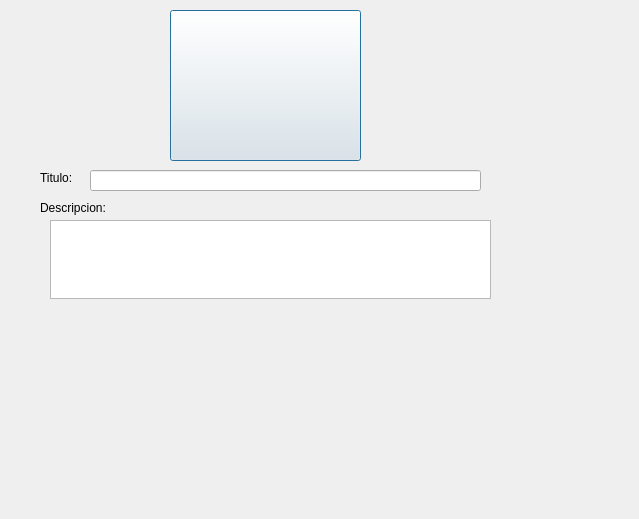
<?xml version="1.0" encoding="UTF-8"?>
<ui version="4.0">
 <class>IPremPelis</class>
 <widget class="QDialog" name="IPremPelis">
  <property name="geometry">
   <rect>
    <x>0</x>
    <y>0</y>
    <width>639</width>
    <height>519</height>
   </rect>
  </property>
  <property name="windowTitle">
   <string>Dialog</string>
  </property>
  <widget class="QPushButton" name="foto">
   <property name="geometry">
    <rect>
     <x>170</x>
     <y>10</y>
     <width>191</width>
     <height>151</height>
    </rect>
   </property>
   <property name="text">
    <string/>
   </property>
  </widget>
  <widget class="QLabel" name="label">
   <property name="geometry">
    <rect>
     <x>40</x>
     <y>170</y>
     <width>59</width>
     <height>16</height>
    </rect>
   </property>
   <property name="text">
    <string>Titulo:</string>
   </property>
  </widget>
  <widget class="QLineEdit" name="lineEdit">
   <property name="geometry">
    <rect>
     <x>90</x>
     <y>170</y>
     <width>391</width>
     <height>21</height>
    </rect>
   </property>
  </widget>
  <widget class="QLabel" name="label_2">
   <property name="geometry">
    <rect>
     <x>40</x>
     <y>200</y>
     <width>91</width>
     <height>16</height>
    </rect>
   </property>
   <property name="text">
    <string>Descripcion:</string>
   </property>
  </widget>
  <widget class="QTextEdit" name="textEdit">
   <property name="geometry">
    <rect>
     <x>50</x>
     <y>220</y>
     <width>441</width>
     <height>79</height>
    </rect>
   </property>
  </widget>
 </widget>
 <resources/>
 <connections/>
</ui>
